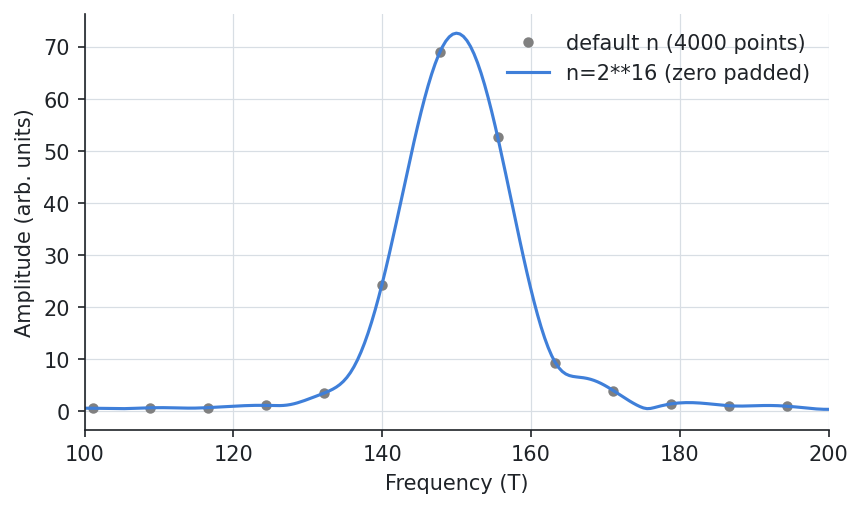

Recreate this plot in Python.
from _data import oscillations

# --8<-- [start:example]
import quantalyze as qz

coarse = qz.fft(oscillations, "inverse_field", "signal", window=qz.Window.HANN)
fine = qz.fft(oscillations, "inverse_field", "signal", window=qz.Window.HANN, n=2**16)

print(len(coarse), "points, spacing", round(coarse["frequency"][1], 2), "T")
print(len(fine), "points, spacing", round(fine["frequency"][1], 2), "T")
# --8<-- [end:example]

import matplotlib.pyplot as plt

fig, ax = plt.subplots()
ax.plot(coarse.frequency, coarse.amplitude, "o", ms=4, color="0.5", label=f"default n ({len(oscillations)} points)")
ax.plot(fine.frequency, fine.amplitude, color="C0", label="n=2**16 (zero padded)")
ax.set(xlabel="Frequency (T)", ylabel="Amplitude (arb. units)", xlim=(100, 200))
ax.legend()
